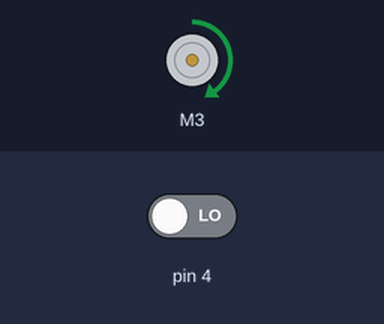
The sketch below on a simulated Arduino Uno, built with avr-gcc and run on an emulated ATmega328P. On the bench: DC motor (green arrow = forward, orange = backward, longer = faster). The test bench sets the inputs (shaded band); at power-on: pin 4 LOW. What the sketch prints to the serial monitor is not drawn.

Above: at 0.1 s.
Timing chart, 0 to 1.6 s (numbered marks = the images above):
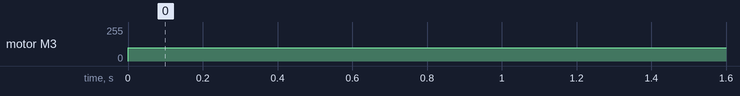

The sketch:

EncoderData2Matlab_v2.ino
```cpp
//Sends encoder data to matlab
//Works with the Matlab program DataLogger.
//The CR sent with println acts as an end line.

#include <Adafruit_MotorShield.h>
#include <Wire.h>
#include "utility/Adafruit_PWMServoDriver.h"

Adafruit_MotorShield AFMS = Adafruit_MotorShield();
Adafruit_DCMotor *myMotor = AFMS.getMotor(3);

unsigned long clck;
word  prevclck = 0;
byte  mSec = 2;
byte val;

void setup() {
  Serial.begin(9600);
  AFMS.begin();
  myMotor->run(FORWARD);
  myMotor->run(RELEASE);
  pinMode(3,INPUT);

  myMotor->setSpeed(100);
  myMotor->run(FORWARD);

  //Serial.write(Sec);
}

void loop() {

  Serial.flush();
  val = digitalRead(4);
  Serial.println(val);//Use fread(arduiino obj) in matlab
  delay(10);//To slow down the stream to Matlab
}
```

Measured:
- by itself, motor M3: stopped → forward 100/255 at 0.00 s
